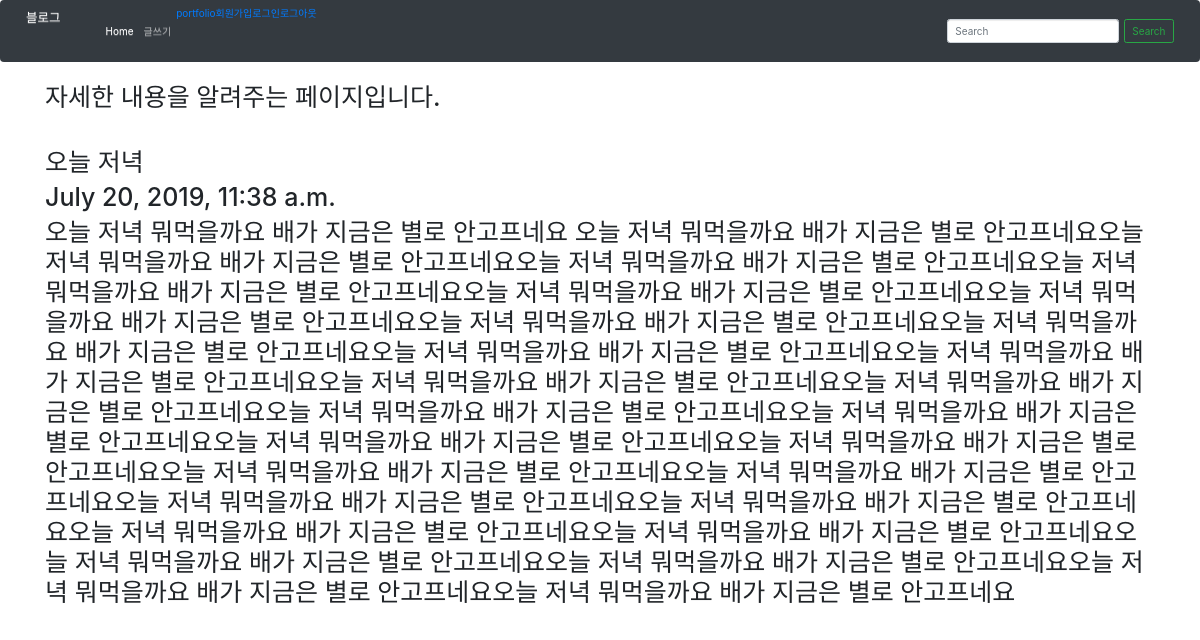
Page /blog/3 on the committed database.
### blogapp/models.py (models this page shows, shortened)
class Blog(models.Model):
    title = models.CharField(max_length=200)
    pub_date = models.DateTimeField('date published')
    body = models.TextField()

### blogapp/views.py (the view)
# urls.py: path('blog/<int:blog_id>', blogapp.views.detail, name="detail"),
def detail(request, blog_id):
    details = get_object_or_404(Blog, pk=blog_id)
    return render(request, 'detail.html',{'details':details})

### blogapp/templates/detail.html
{% extends 'base.html' %}
{% block contents %}
<body>
    <div class="container">
     <h1>자세한 내용을 알려주는 페이지입니다.</h1>
    <br><br>
    <h1>{{details.title}}</h1>
    <h1>{{details.pub_date}}</h1>
    <h1>{{details.body}}</h1>
    </div>
</body>
{%endblock%}

### rows in the picture
Blog: title "오늘 저녁", pub_date "July 20, 2019, 11:38 a.m.", body "오늘 저녁 뭐먹을까요 배가 지금은 별로 안고프네요 오늘 저녁 뭐먹을까요 배가 지금은 별로 안고프네요오늘 저녁 뭐먹을까요 배가 지금은 별로 안고프네요오늘 저녁 뭐먹을까요 배가 지금은 별로 안고프네요오늘 저녁 뭐먹을까요 배가 지금은 별로 안고프네요오늘 저녁 뭐먹을까요 배가 지금은 별로 안고프네요오늘 저녁 뭐먹을까요 배가 지금은 별로 안고프네요오늘 저녁 뭐먹을까요 배가 지금은 별로 안고프네요오늘 저녁 뭐먹을까요 배가 지금은 별로 안고프네요오늘 저녁 뭐먹을까요 배가 지금은 별로 안고프네요오늘 저녁 뭐먹을까요 배가 지금은 별로 안고프네요오늘 저녁 뭐먹을까요 배가 지금은 별로 안고프네요오늘 저녁 뭐먹을까요 배가 지금은 별로 안고프네요오늘 저녁 뭐먹을까요 배가 지금은 별로 안고프네요오늘 저녁 뭐먹을까요 배가 지금은 별로 안고프네요오늘 저녁 뭐먹을까요 배가 지금은 별로 안고프네요오늘 저녁 뭐먹을까요 배가 지금은 별로 안고프네요오늘 저녁 뭐먹을까요 배가 지금은 별로 안고프네요오늘 저녁 뭐먹을까요 배가 지금은 별로 안고프네요오늘 저녁 뭐먹을까요 배가 지금은 별로 안고프네요오늘 저녁 뭐먹을까요 배가 지금은 별로 안고프네요오늘 저녁 뭐먹을까요 배가 지금은 별로 안고프네요오늘 저녁 뭐먹을까요 배가 지금은 별로 안고프네요오늘 저녁 뭐먹을까요 배가 지금은 별로 안고프네요오늘 저녁 뭐먹을까요 배가 지금은 별로 안고프네요오늘 저녁 뭐먹을까요 배가 지금은 별로…"
